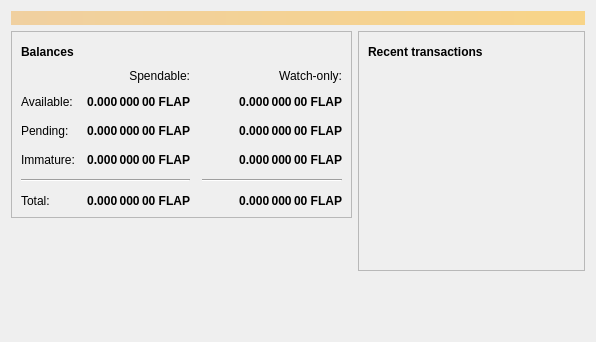
<?xml version="1.0" encoding="UTF-8"?>
<ui version="4.0">
 <class>OverviewPage</class>
 <widget class="QWidget" name="OverviewPage">
  <property name="geometry">
   <rect>
    <x>0</x>
    <y>0</y>
    <width>596</width>
    <height>342</height>
   </rect>
  </property>
  <property name="windowTitle">
   <string>Form</string>
  </property>
  <layout class="QVBoxLayout" name="topLayout">
   <item>
    <widget class="QLabel" name="labelAlerts">
     <property name="visible">
      <bool>false</bool>
     </property>
     <property name="styleSheet">
      <string notr="true">QLabel { background-color: qlineargradient(x1: 0, y1: 0, x2: 1, y2: 0, stop:0 #F0D0A0, stop:1 #F8D488); color:#000000; }</string>
     </property>
     <property name="wordWrap">
      <bool>true</bool>
     </property>
     <property name="margin">
      <number>3</number>
     </property>
     <property name="textInteractionFlags">
      <set>Qt::TextSelectableByMouse</set>
     </property>
    </widget>
   </item>
   <item>
    <layout class="QHBoxLayout" name="horizontalLayout" stretch="1,1">
     <item>
      <layout class="QVBoxLayout" name="verticalLayout_2">
       <item>
        <widget class="QFrame" name="frame">
         <property name="frameShape">
          <enum>QFrame::StyledPanel</enum>
         </property>
         <property name="frameShadow">
          <enum>QFrame::Raised</enum>
         </property>
         <layout class="QVBoxLayout" name="verticalLayout_4">
          <item>
           <layout class="QHBoxLayout" name="horizontalLayout_4">
            <item>
             <widget class="QLabel" name="label_5">
              <property name="font">
               <font>
                <weight>75</weight>
                <bold>true</bold>
               </font>
              </property>
              <property name="text">
               <string>Balances</string>
              </property>
             </widget>
            </item>
            <item>
             <widget class="QPushButton" name="labelWalletStatus">
              <property name="enabled">
               <bool>true</bool>
              </property>
              <property name="maximumSize">
               <size>
                <width>30</width>
                <height>16777215</height>
               </size>
              </property>
              <property name="toolTip">
               <string>The displayed information may be out of date. Your wallet automatically synchronizes with the Flappycoin network after a connection is established, but this process has not completed yet.</string>
              </property>
              <property name="text">
               <string/>
              </property>
              <property name="icon">
               <iconset resource="../bitcoin.qrc">
                <normaloff>:/icons/warning</normaloff>
                <disabledoff>:/icons/warning</disabledoff>:/icons/warning</iconset>
              </property>
              <property name="iconSize">
               <size>
                <width>24</width>
                <height>24</height>
               </size>
              </property>
              <property name="flat">
               <bool>true</bool>
              </property>
             </widget>
            </item>
            <item>
             <spacer name="horizontalSpacer_3">
              <property name="orientation">
               <enum>Qt::Horizontal</enum>
              </property>
              <property name="sizeHint" stdset="0">
               <size>
                <width>40</width>
                <height>20</height>
               </size>
              </property>
             </spacer>
            </item>
           </layout>
          </item>
          <item>
           <layout class="QGridLayout" name="gridLayout">
            <property name="spacing">
             <number>12</number>
            </property>
            <item row="2" column="2">
             <widget class="QLabel" name="labelWatchPending">
              <property name="font">
               <font>
                <weight>75</weight>
                <bold>true</bold>
               </font>
              </property>
              <property name="cursor">
               <cursorShape>IBeamCursor</cursorShape>
              </property>
              <property name="toolTip">
               <string>Unconfirmed transactions to watch-only addresses</string>
              </property>
              <property name="text">
               <string notr="true">0.000 000 00 FLAP</string>
              </property>
              <property name="alignment">
               <set>Qt::AlignRight|Qt::AlignTrailing|Qt::AlignVCenter</set>
              </property>
              <property name="textInteractionFlags">
               <set>Qt::LinksAccessibleByMouse|Qt::TextSelectableByKeyboard|Qt::TextSelectableByMouse</set>
              </property>
             </widget>
            </item>
            <item row="2" column="1">
             <widget class="QLabel" name="labelUnconfirmed">
              <property name="font">
               <font>
                <weight>75</weight>
                <bold>true</bold>
               </font>
              </property>
              <property name="cursor">
               <cursorShape>IBeamCursor</cursorShape>
              </property>
              <property name="toolTip">
               <string>Total of transactions that have yet to be confirmed, and do not yet count toward the spendable balance</string>
              </property>
              <property name="text">
               <string notr="true">0.000 000 00 FLAP</string>
              </property>
              <property name="alignment">
               <set>Qt::AlignRight|Qt::AlignTrailing|Qt::AlignVCenter</set>
              </property>
              <property name="textInteractionFlags">
               <set>Qt::LinksAccessibleByMouse|Qt::TextSelectableByKeyboard|Qt::TextSelectableByMouse</set>
              </property>
             </widget>
            </item>
            <item row="3" column="2">
             <widget class="QLabel" name="labelWatchImmature">
              <property name="font">
               <font>
                <weight>75</weight>
                <bold>true</bold>
               </font>
              </property>
              <property name="cursor">
               <cursorShape>IBeamCursor</cursorShape>
              </property>
              <property name="toolTip">
               <string>Mined balance in watch-only addresses that has not yet matured</string>
              </property>
              <property name="text">
               <string notr="true">0.000 000 00 FLAP</string>
              </property>
              <property name="alignment">
               <set>Qt::AlignRight|Qt::AlignTrailing|Qt::AlignVCenter</set>
              </property>
              <property name="textInteractionFlags">
               <set>Qt::LinksAccessibleByMouse|Qt::TextSelectableByKeyboard|Qt::TextSelectableByMouse</set>
              </property>
             </widget>
            </item>
            <item row="4" column="0" colspan="2">
             <widget class="Line" name="line">
              <property name="orientation">
               <enum>Qt::Horizontal</enum>
              </property>
             </widget>
            </item>
            <item row="4" column="2">
             <widget class="Line" name="lineWatchBalance">
              <property name="sizePolicy">
               <sizepolicy hsizetype="Preferred" vsizetype="Fixed">
                <horstretch>0</horstretch>
                <verstretch>0</verstretch>
               </sizepolicy>
              </property>
              <property name="minimumSize">
               <size>
                <width>140</width>
                <height>0</height>
               </size>
              </property>
              <property name="orientation">
               <enum>Qt::Horizontal</enum>
              </property>
             </widget>
            </item>
            <item row="5" column="0">
             <widget class="QLabel" name="labelTotalText">
              <property name="text">
               <string>Total:</string>
              </property>
             </widget>
            </item>
            <item row="3" column="1">
             <widget class="QLabel" name="labelImmature">
              <property name="font">
               <font>
                <weight>75</weight>
                <bold>true</bold>
               </font>
              </property>
              <property name="cursor">
               <cursorShape>IBeamCursor</cursorShape>
              </property>
              <property name="toolTip">
               <string>Mined balance that has not yet matured</string>
              </property>
              <property name="text">
               <string notr="true">0.000 000 00 FLAP</string>
              </property>
              <property name="alignment">
               <set>Qt::AlignRight|Qt::AlignTrailing|Qt::AlignVCenter</set>
              </property>
              <property name="textInteractionFlags">
               <set>Qt::LinksAccessibleByMouse|Qt::TextSelectableByKeyboard|Qt::TextSelectableByMouse</set>
              </property>
             </widget>
            </item>
            <item row="2" column="3">
             <spacer name="horizontalSpacer_2">
              <property name="orientation">
               <enum>Qt::Horizontal</enum>
              </property>
              <property name="sizeHint" stdset="0">
               <size>
                <width>40</width>
                <height>20</height>
               </size>
              </property>
             </spacer>
            </item>
            <item row="3" column="0">
             <widget class="QLabel" name="labelImmatureText">
              <property name="text">
               <string>Immature:</string>
              </property>
             </widget>
            </item>
            <item row="5" column="1">
             <widget class="QLabel" name="labelTotal">
              <property name="font">
               <font>
                <weight>75</weight>
                <bold>true</bold>
               </font>
              </property>
              <property name="cursor">
               <cursorShape>IBeamCursor</cursorShape>
              </property>
              <property name="toolTip">
               <string>Your current total balance</string>
              </property>
              <property name="text">
               <string notr="true">0.000 000 00 FLAP</string>
              </property>
              <property name="alignment">
               <set>Qt::AlignRight|Qt::AlignTrailing|Qt::AlignVCenter</set>
              </property>
              <property name="textInteractionFlags">
               <set>Qt::LinksAccessibleByMouse|Qt::TextSelectableByKeyboard|Qt::TextSelectableByMouse</set>
              </property>
             </widget>
            </item>
            <item row="5" column="2">
             <widget class="QLabel" name="labelWatchTotal">
              <property name="font">
               <font>
                <weight>75</weight>
                <bold>true</bold>
               </font>
              </property>
              <property name="cursor">
               <cursorShape>IBeamCursor</cursorShape>
              </property>
              <property name="toolTip">
               <string>Current total balance in watch-only addresses</string>
              </property>
              <property name="text">
               <string notr="true">0.000 000 00 FLAP</string>
              </property>
              <property name="alignment">
               <set>Qt::AlignRight|Qt::AlignTrailing|Qt::AlignVCenter</set>
              </property>
              <property name="textInteractionFlags">
               <set>Qt::LinksAccessibleByMouse|Qt::TextSelectableByKeyboard|Qt::TextSelectableByMouse</set>
              </property>
             </widget>
            </item>
            <item row="0" column="2">
             <widget class="QLabel" name="labelWatchonly">
              <property name="text">
               <string>Watch-only:</string>
              </property>
              <property name="alignment">
               <set>Qt::AlignRight|Qt::AlignTrailing|Qt::AlignVCenter</set>
              </property>
             </widget>
            </item>
            <item row="1" column="0">
             <widget class="QLabel" name="labelBalanceText">
              <property name="text">
               <string>Available:</string>
              </property>
             </widget>
            </item>
            <item row="1" column="1">
             <widget class="QLabel" name="labelBalance">
              <property name="font">
               <font>
                <weight>75</weight>
                <bold>true</bold>
               </font>
              </property>
              <property name="cursor">
               <cursorShape>IBeamCursor</cursorShape>
              </property>
              <property name="toolTip">
               <string>Your current spendable balance</string>
              </property>
              <property name="text">
               <string notr="true">0.000 000 00 FLAP</string>
              </property>
              <property name="alignment">
               <set>Qt::AlignRight|Qt::AlignTrailing|Qt::AlignVCenter</set>
              </property>
              <property name="textInteractionFlags">
               <set>Qt::LinksAccessibleByMouse|Qt::TextSelectableByKeyboard|Qt::TextSelectableByMouse</set>
              </property>
             </widget>
            </item>
            <item row="1" column="2">
             <widget class="QLabel" name="labelWatchAvailable">
              <property name="font">
               <font>
                <weight>75</weight>
                <bold>true</bold>
               </font>
              </property>
              <property name="cursor">
               <cursorShape>IBeamCursor</cursorShape>
              </property>
              <property name="toolTip">
               <string>Your current balance in watch-only addresses</string>
              </property>
              <property name="text">
               <string notr="true">0.000 000 00 FLAP</string>
              </property>
              <property name="alignment">
               <set>Qt::AlignRight|Qt::AlignTrailing|Qt::AlignVCenter</set>
              </property>
              <property name="textInteractionFlags">
               <set>Qt::LinksAccessibleByMouse|Qt::TextSelectableByKeyboard|Qt::TextSelectableByMouse</set>
              </property>
             </widget>
            </item>
            <item row="2" column="0">
             <widget class="QLabel" name="labelPendingText">
              <property name="text">
               <string>Pending:</string>
              </property>
             </widget>
            </item>
            <item row="0" column="1">
             <widget class="QLabel" name="labelSpendable">
              <property name="text">
               <string>Spendable:</string>
              </property>
              <property name="alignment">
               <set>Qt::AlignRight|Qt::AlignTrailing|Qt::AlignVCenter</set>
              </property>
             </widget>
            </item>
           </layout>
          </item>
         </layout>
        </widget>
       </item>
       <item>
        <spacer name="verticalSpacer">
         <property name="orientation">
          <enum>Qt::Vertical</enum>
         </property>
         <property name="sizeHint" stdset="0">
          <size>
           <width>20</width>
           <height>40</height>
          </size>
         </property>
        </spacer>
       </item>
      </layout>
     </item>
     <item>
      <layout class="QVBoxLayout" name="verticalLayout_3">
       <item>
        <widget class="QFrame" name="frame_2">
         <property name="frameShape">
          <enum>QFrame::StyledPanel</enum>
         </property>
         <property name="frameShadow">
          <enum>QFrame::Raised</enum>
         </property>
         <layout class="QVBoxLayout" name="verticalLayout">
          <item>
           <layout class="QHBoxLayout" name="horizontalLayout_2">
            <item>
             <widget class="QLabel" name="label_4">
              <property name="font">
               <font>
                <weight>75</weight>
                <bold>true</bold>
               </font>
              </property>
              <property name="text">
               <string>Recent transactions</string>
              </property>
             </widget>
            </item>
            <item>
             <widget class="QPushButton" name="labelTransactionsStatus">
              <property name="enabled">
               <bool>true</bool>
              </property>
              <property name="maximumSize">
               <size>
                <width>30</width>
                <height>16777215</height>
               </size>
              </property>
              <property name="toolTip">
               <string>The displayed information may be out of date. Your wallet automatically synchronizes with the Flappycoin network after a connection is established, but this process has not completed yet.</string>
              </property>
              <property name="text">
               <string/>
              </property>
              <property name="icon">
               <iconset resource="../bitcoin.qrc">
                <normaloff>:/icons/warning</normaloff>
                <disabledoff>:/icons/warning</disabledoff>:/icons/warning</iconset>
              </property>
              <property name="iconSize">
               <size>
                <width>24</width>
                <height>24</height>
               </size>
              </property>
              <property name="flat">
               <bool>true</bool>
              </property>
             </widget>
            </item>
            <item>
             <spacer name="horizontalSpacer">
              <property name="orientation">
               <enum>Qt::Horizontal</enum>
              </property>
              <property name="sizeHint" stdset="0">
               <size>
                <width>40</width>
                <height>20</height>
               </size>
              </property>
             </spacer>
            </item>
           </layout>
          </item>
          <item>
           <widget class="QListView" name="listTransactions">
            <property name="styleSheet">
             <string notr="true">QListView { background: transparent; }</string>
            </property>
            <property name="frameShape">
             <enum>QFrame::NoFrame</enum>
            </property>
            <property name="verticalScrollBarPolicy">
             <enum>Qt::ScrollBarAlwaysOff</enum>
            </property>
            <property name="horizontalScrollBarPolicy">
             <enum>Qt::ScrollBarAlwaysOff</enum>
            </property>
            <property name="selectionMode">
             <enum>QAbstractItemView::NoSelection</enum>
            </property>
           </widget>
          </item>
         </layout>
        </widget>
       </item>
       <item>
        <spacer name="verticalSpacer_2">
         <property name="orientation">
          <enum>Qt::Vertical</enum>
         </property>
         <property name="sizeHint" stdset="0">
          <size>
           <width>20</width>
           <height>40</height>
          </size>
         </property>
        </spacer>
       </item>
      </layout>
     </item>
    </layout>
   </item>
  </layout>
 </widget>
 <resources/>
 <connections/>
</ui>
